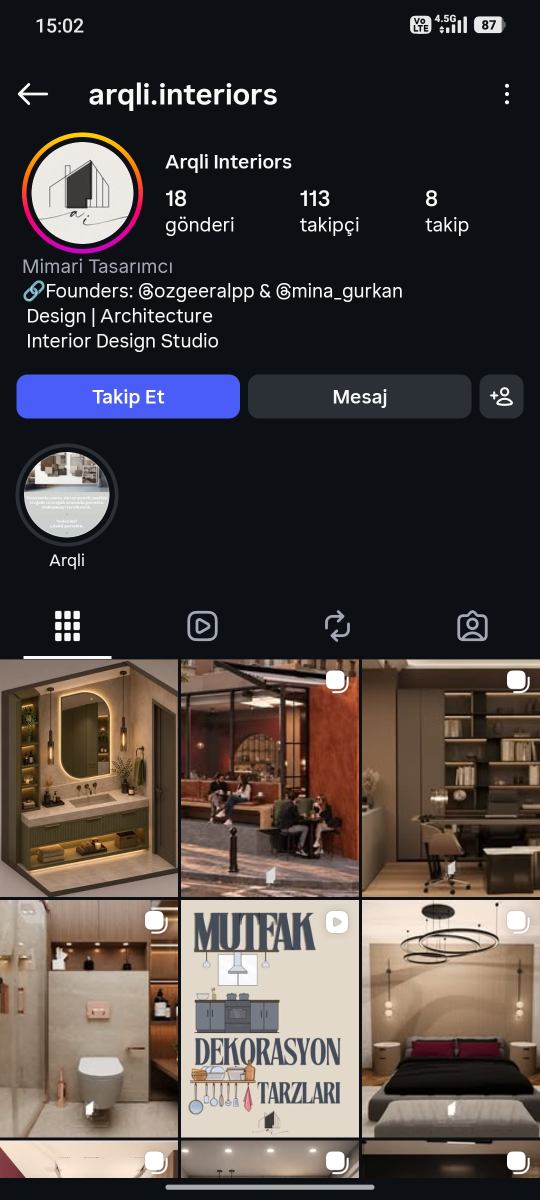
#> input picture arqli-interiors/instagram-raw/profil-ekran.jpg, 1080 x 2400 px, found by its file name (shown at 1/2 size)
$ python instagram.py
#> lines starting #> are read from the running program, lines starting #| are printed output that depends on the picture
"""Cut the project photos out of SDM's own Instagram grid (instagram-raw/profil-ekran.jpg, a 1080 x 2400
phone screenshot of @sdm_mobilya_mimarlk). instagram-raw/ is kept out of git.

  python3 tools/instagram.py

Each grid tile is about 356 x 475 px; the top 80 px are dropped to remove the reel / carousel icon
(a third tuple value cuts extra px, e.g. the swatch labels on krem-ceviz-ada).
Sharpening: each tile is upscaled 2x with the EDSR super-resolution model (OpenCV dnn_superres,
`pip install opencv-contrib-python-headless`; model instagram-raw/models/EDSR_x2.pb from
github.com/Saafke/EDSR_Tensorflow) and then given a light unsharp mask. Without OpenCV or the model it
falls back to Lanczos. This only makes the screenshot crops cleaner; it cannot add real detail, so
replace with full-resolution photos from SDM before going live.
"""
import os

import numpy as np
from PIL import Image, ImageFilter

ROOT = os.path.dirname(os.path.dirname(os.path.abspath(__file__)))
SRC = os.path.join(ROOT, "instagram-raw", "profil-ekran.jpg")
OUT = os.path.join(ROOT, "img", "proje")
COLS = [(0, 356), (362, 718), (724, 1080)]
ROWS = [(1425, 1901), (1907, 2356)]
CUT = 80
TILES = {
    "l-mutfak-3d": (0, 0),          # 3D varyasyon: L mutfak, turuncu vurgu, açık ahşap tezgah
    "tv-citali-panel": (0, 1),      # koyu çıtalı panel, mermer çerçeve, LED'li cam vitrin
    "gri-shaker-mutfak": (0, 2),    # gri shaker kapak, pirinç kulp, altın batarya
    "krem-tv-duvari": (1, 0),       # krem asma ünite, ahşap çıta, cam vitrin
    "siyah-mermer-ada": (1, 1),     # antrasit mutfak, siyah mermer ada, bordo çıta
    "krem-ceviz-ada": (1, 2, 24),   # krem shaker + açık ahşap, bordo mermer tezgahlı ada
}


MODEL = os.path.join(ROOT, "instagram-raw", "models", "EDSR_x2.pb")


def upscaler():
    try:
        import cv2
        sr = cv2.dnn_superres.DnnSuperResImpl_create()
        sr.readModel(MODEL)
        sr.setModel("edsr", 2)
    except Exception as e:  # no OpenCV / no model
        print("EDSR unavailable, using Lanczos:", e)
        return lambda t: t.resize((t.width * 2, t.height * 2), Image.LANCZOS)

    def run(tile):
        bgr = np.asarray(tile)[:, :, ::-1].copy()
        return Image.fromarray(sr.upsample(bgr)[:, :, ::-1])
    return run


def main():
    os.makedirs(OUT, exist_ok=True)
    im = Image.open(SRC).convert("RGB")
#> im is the input picture: PIL image 1080x2400 RGB; mean R, G, B 73.3, 66.4, 64.7
    up = upscaler()
    for name, (r, c, *extra) in TILES.items():
        (x0, x1), (y0, y1) = COLS[c], ROWS[r]
        tile = im.crop((x0, y0 + CUT + sum(extra), x1, y1))
        tile = up(tile).filter(ImageFilter.UnsharpMask(radius=1.6, percent=70, threshold=2))
        tile.save(os.path.join(OUT, name + ".webp"), "WEBP", quality=88, method=6)
        print(name, tile.size)
#> this loop made 6 passes
#> pass 1, in main, `tile = im.crop((x0, y0 + CUT + sum(extra), x1, y1))`:
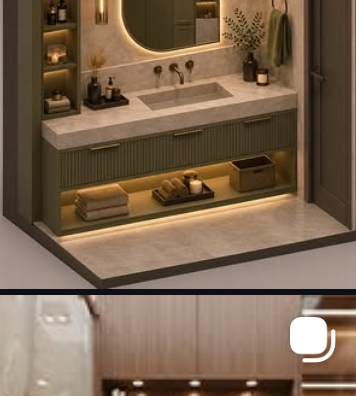
#> tile: PIL image 356x396 RGB; mean R, G, B 122.8, 100.5, 79.5
#> pass 2, in main, `tile = im.crop((x0, y0 + CUT + sum(extra), x1, y1))`:
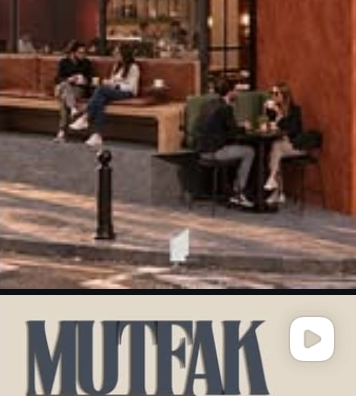
#> tile: PIL image 356x396 RGB; mean R, G, B 119.9, 96.2, 86.2
#> after the loop:
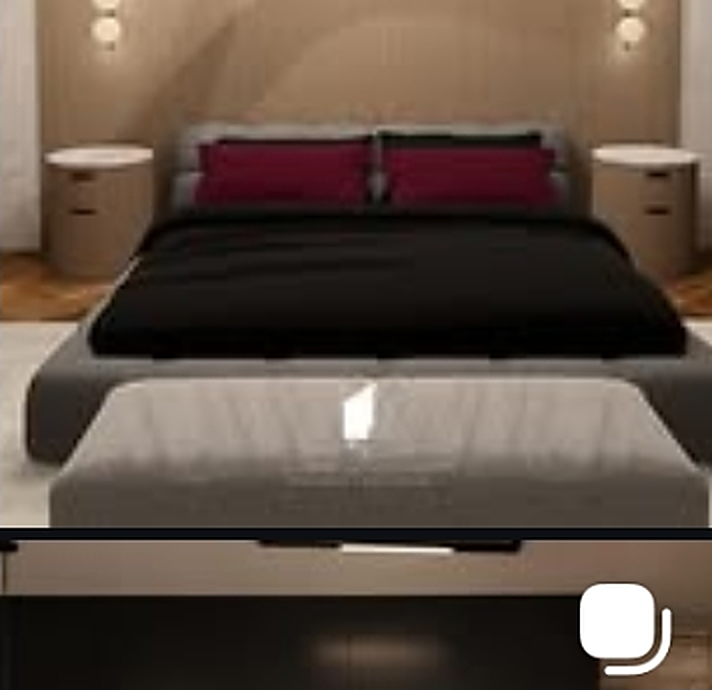
#> tile: PIL image 712x690 RGB; mean R, G, B 94, 78.9, 67.7


if __name__ == "__main__":
    main()
